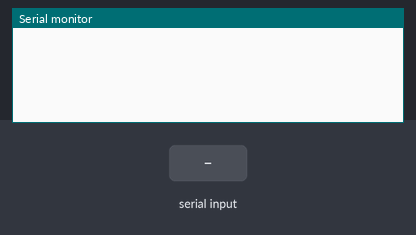
A program run on a simulated ESP32-C3. Parts: the last lines printed to the serial monitor. Inputs (shaded band) come from the test bench.

Above: at 1.2 s.
1.3 s: "PING 1\n" received over Serial
At 2.5 s:
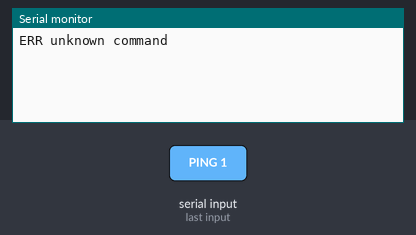
2.8 s: "PRESS 1\n" received over Serial
At 3.8 s:
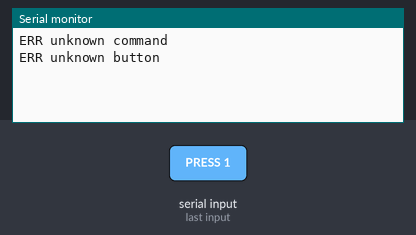
4.3 s: "PING\n" received over Serial
At 4.9 s:
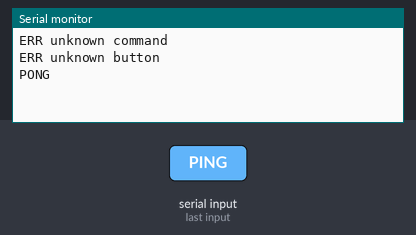
5.8 s: "RELEASE\n" received over Serial
At 7.3 s:
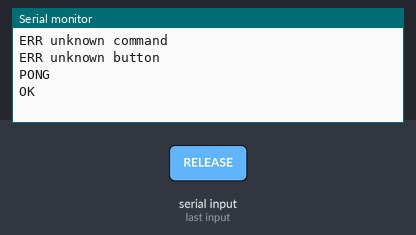

Measured:
- after the input at 1.3 s, the serial monitor: prints a new line at once (image 1)
- after the input at 2.8 s, the serial monitor: prints a new line at once (image 2)
- after the input at 4.3 s, the serial monitor: prints a new line at once (image 3)
- after the input at 5.8 s, the serial monitor: prints a new line at once (image 4)

The program:

main.cpp
```cpp
// Nazhimator: эмуляция кнопок (замыкание на землю) по командам из USB-serial.
//
// Протокол (строки, \n в конце):
//   PRESS <esc|up|down|enter> [ms]   -> OK | ERR ...   (ms по умолчанию 100, максимум MAX_PRESS_MS)
//   RELEASE                          -> OK             (отпустить все)
//   PING                             -> PONG
//
// Нажатие: пин OUTPUT + LOW. Отпускание: пин INPUT (Hi-Z). HIGH не выставляем никогда.

#include <Arduino.h>

struct Button {
  const char *name;
  uint8_t pin;
  bool pressed;
  uint32_t releaseAt;
};

// Не используем strapping-пины C3: GPIO2, 8, 9.
Button buttons[] = {
    {"esc", 8, false, 0},
    {"up", 7, false, 0},
    {"down", 6, false, 0},
    {"enter", 5, false, 0},
};
const size_t N_BUTTONS = sizeof(buttons) / sizeof(buttons[0]);

const uint32_t DEFAULT_PRESS_MS = 100;
const uint32_t MAX_PRESS_MS = 3000;

void release(Button &b) {
  pinMode(b.pin, INPUT);
  b.pressed = false;
}

void press(Button &b, uint32_t ms) {
  digitalWrite(b.pin, LOW);
  pinMode(b.pin, OUTPUT);
  b.pressed = true;
  b.releaseAt = millis() + ms;
}

Button *find(const String &name) {
  for (auto &b : buttons)
    if (name.equalsIgnoreCase(b.name)) return &b;
  return nullptr;
}

void handle(String line) {
  line.trim();
  if (line.length() == 0) return;

  if (line.equalsIgnoreCase("PING")) {
    Serial.println("PONG");
    return;
  }
  if (line.equalsIgnoreCase("RELEASE")) {
    for (auto &b : buttons) release(b);
    Serial.println("OK");
    return;
  }

  int sp1 = line.indexOf(' ');
  String cmd = sp1 < 0 ? line : line.substring(0, sp1);
  if (!cmd.equalsIgnoreCase("PRESS") || sp1 < 0) {
    Serial.println("ERR unknown command");
    return;
  }

  String rest = line.substring(sp1 + 1);
  rest.trim();
  int sp2 = rest.indexOf(' ');
  String name = sp2 < 0 ? rest : rest.substring(0, sp2);
  uint32_t ms = DEFAULT_PRESS_MS;
  if (sp2 >= 0) {
    long v = rest.substring(sp2 + 1).toInt();
    if (v <= 0) {
      Serial.println("ERR bad duration");
      return;
    }
    ms = min((uint32_t)v, MAX_PRESS_MS);
  }

  Button *b = find(name);
  if (!b) {
    Serial.println("ERR unknown button");
    return;
  }
  press(*b, ms);
  Serial.println("OK");
}

void setup() {
  for (auto &b : buttons) release(b);
  Serial.begin(115200);
}

void loop() {
  static String buf;
  while (Serial.available()) {
    char c = Serial.read();
    if (c == '\n') {
      handle(buf);
      buf = "";
    } else if (buf.length() < 64) {
      buf += c;
    }
  }

  uint32_t now = millis();
  for (auto &b : buttons)
    if (b.pressed && (int32_t)(now - b.releaseAt) >= 0) release(b);
}
```
